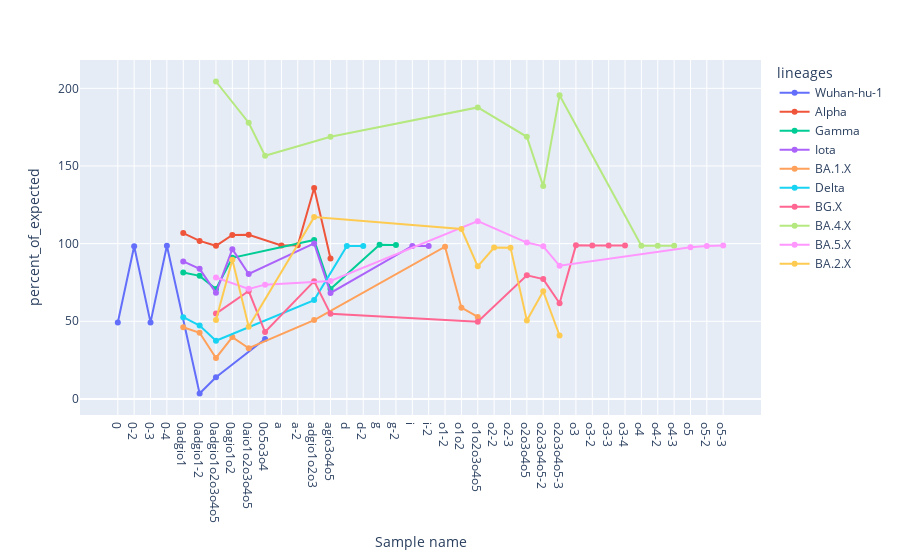

Notebook cell for this chart:
### Code cell
fig = px.line(
    df.sort_values(by="Sample name"),
    x="Sample name", 
    y="percent_of_expected", 
    color="lineages", 
    markers=True,
)
fig.update_xaxes(categoryorder='category ascending')

fig

### Figure 1 — Plotly figure (JSON) as saved in the notebook; plotly's stock layout.template omitted (floating-point values rounded to 4 significant figures)
{"data": [{"hovertemplate": "lineages=Wuhan-hu-1<br>Sample name=%{x}<br>percent_of_expected=%{y}<extra></extra>", "legendgroup": "Wuhan-hu-1", "line": {"color": "#636efa", "dash": "solid"}, "marker": {"symbol": "circle"}, "mode": "lines+markers", "name": "Wuhan-hu-1", "orientation": "v", "showlegend": true, "type": "scatter", "x": ["0", "0-2", "0-3", "0-4", "0adgio1-2", "0adgio1o2o3o4o5", "0o5o3o4"], "xaxis": "x", "y": [49.21, 98.27, 49.28, 98.69, 3.506, 13.97, 38.59], "yaxis": "y"}, {"hovertemplate": "lineages=Alpha<br>Sample name=%{x}<br>percent_of_expected=%{y}<extra></extra>", "legendgroup": "Alpha", "line": {"color": "#EF553B", "dash": "solid"}, "marker": {"symbol": "circle"}, "mode": "lines+markers", "name": "Alpha", "orientation": "v", "showlegend": true, "type": "scatter", "x": ["0adgio1", "0adgio1-2", "0adgio1o2o3o4o5", "0agio1o2", "0aio1o2o3o4o5", "a", "a-2", "adgio1o2o3", "agio3o4o5"], "xaxis": "x", "y": [106.8, 101.8, 98.61, 105.6, 105.7, 98.79, 98.9, 135.9, 90.4], "yaxis": "y"}, {"hovertemplate": "lineages=Gamma<br>Sample name=%{x}<br>percent_of_expected=%{y}<extra></extra>", "legendgroup": "Gamma", "line": {"color": "#00cc96", "dash": "solid"}, "marker": {"symbol": "circle"}, "mode": "lines+markers", "name": "Gamma", "orientation": "v", "showlegend": true, "type": "scatter", "x": ["0adgio1", "0adgio1-2", "0adgio1o2o3o4o5", "0agio1o2", "adgio1o2o3", "agio3o4o5", "g", "g-2"], "xaxis": "x", "y": [81.37, 79.25, 70.75, 90.9, 102.3, 70.85, 99.22, 99.12], "yaxis": "y"}, {"hovertemplate": "lineages=Iota<br>Sample name=%{x}<br>percent_of_expected=%{y}<extra></extra>", "legendgroup": "Iota", "line": {"color": "#ab63fa", "dash": "solid"}, "marker": {"symbol": "circle"}, "mode": "lines+markers", "name": "Iota", "orientation": "v", "showlegend": true, "type": "scatter", "x": ["0adgio1", "0adgio1-2", "0adgio1o2o3o4o5", "0agio1o2", "0aio1o2o3o4o5", "adgio1o2o3", "agio3o4o5", "i", "i-2"], "xaxis": "x", "y": [88.56, 83.78, 68.31, 96.47, 80.44, 100.2, 68.27, 98.56, 98.43], "yaxis": "y"}, {"hovertemplate": "lineages=BA.1.X<br>Sample name=%{x}<br>percent_of_expected=%{y}<extra></extra>", "legendgroup": "BA.1.X", "line": {"color": "#FFA15A", "dash": "solid"}, "marker": {"symbol": "circle"}, "mode": "lines+markers", "name": "BA.1.X", "orientation": "v", "showlegend": true, "type": "scatter", "x": ["0adgio1", "0adgio1-2", "0adgio1o2o3o4o5", "0agio1o2", "0aio1o2o3o4o5", "adgio1o2o3", "o1-2", "o1o2", "o1o2o3o4o5"], "xaxis": "x", "y": [46.18, 42.65, 26.37, 39.81, 32.66, 50.78, 98.06, 58.77, 52.78], "yaxis": "y"}, {"hovertemplate": "lineages=Delta<br>Sample name=%{x}<br>percent_of_expected=%{y}<extra></extra>", "legendgroup": "Delta", "line": {"color": "#19d3f3", "dash": "solid"}, "marker": {"symbol": "circle"}, "mode": "lines+markers", "name": "Delta", "orientation": "v", "showlegend": true, "type": "scatter", "x": ["0adgio1", "0adgio1-2", "0adgio1o2o3o4o5", "adgio1o2o3", "d", "d-2"], "xaxis": "x", "y": [52.68, 47.28, 37.49, 63.64, 98.48, 98.47], "yaxis": "y"}, {"hovertemplate": "lineages=BG.X<br>Sample name=%{x}<br>percent_of_expected=%{y}<extra></extra>", "legendgroup": "BG.X", "line": {"color": "#FF6692", "dash": "solid"}, "marker": {"symbol": "circle"}, "mode": "lines+markers", "name": "BG.X", "orientation": "v", "showlegend": true, "type": "scatter", "x": ["0adgio1o2o3o4o5", "0aio1o2o3o4o5", "0o5o3o4", "adgio1o2o3", "agio3o4o5", "o1o2o3o4o5", "o2o3o4o5", "o2o3o4o5-2", "o2o3o4o5-3", "o3", "o3-2", "o3-3", "o3-4"], "xaxis": "x", "y": [54.96, 69.5, 43.07, 75.85, 54.79, 49.74, 79.59, 77.16, 61.59, 98.89, 98.86, 98.85, 98.84], "yaxis": "y"}, {"hovertemplate": "lineages=BA.4.X<br>Sample name=%{x}<br>percent_of_expected=%{y}<extra></extra>", "legendgroup": "BA.4.X", "line": {"color": "#B6E880", "dash": "solid"}, "marker": {"symbol": "circle"}, "mode": "lines+markers", "name": "BA.4.X", "orientation": "v", "showlegend": true, "type": "scatter", "x": ["0adgio1o2o3o4o5", "0aio1o2o3o4o5", "0o5o3o4", "agio3o4o5", "o1o2o3o4o5", "o2o3o4o5", "o2o3o4o5-2", "o2o3o4o5-3", "o4", "o4-2", "o4-3"], "xaxis": "x", "y": [204.4, 177.8, 156.6, 168.8, 187.7, 168.8, 137.1, 195.6, 98.58, 98.59, 98.61], "yaxis": "y"}, {"hovertemplate": "lineages=BA.5.X<br>Sample name=%{x}<br>percent_of_expected=%{y}<extra></extra>", "legendgroup": "BA.5.X", "line": {"color": "#FF97FF", "dash": "solid"}, "marker": {"symbol": "circle"}, "mode": "lines+markers", "name": "BA.5.X", "orientation": "v", "showlegend": true, "type": "scatter", "x": ["0adgio1o2o3o4o5", "0aio1o2o3o4o5", "0o5o3o4", "agio3o4o5", "o1o2o3o4o5", "o2o3o4o5", "o2o3o4o5-2", "o2o3o4o5-3", "o5", "o5-2", "o5-3"], "xaxis": "x", "y": [78.22, 70.89, 73.59, 75.99, 114.5, 100.7, 98.29, 85.75, 97.67, 98.48, 98.73], "yaxis": "y"}, {"hovertemplate": "lineages=BA.2.X<br>Sample name=%{x}<br>percent_of_expected=%{y}<extra></extra>", "legendgroup": "BA.2.X", "line": {"color": "#FECB52", "dash": "solid"}, "marker": {"symbol": "circle"}, "mode": "lines+markers", "name": "BA.2.X", "orientation": "v", "showlegend": true, "type": "scatter", "x": ["0adgio1o2o3o4o5", "0agio1o2", "0aio1o2o3o4o5", "adgio1o2o3", "o1o2", "o1o2o3o4o5", "o2-2", "o2-3", "o2o3o4o5", "o2o3o4o5-2", "o2o3o4o5-3"], "xaxis": "x", "y": [50.86, 89.56, 46.51, 117.1, 109.4, 85.39, 97.46, 97.43, 50.48, 69.31, 40.86], "yaxis": "y"}], "layout": {"legend": {"title": {"text": "lineages"}, "tracegroupgap": 0}, "margin": {"t": 60}, "xaxis": {"anchor": "y", "categoryorder": "category ascending", "domain": [0, 1], "title": {"text": "Sample name"}}, "yaxis": {"anchor": "x", "domain": [0, 1], "title": {"text": "percent_of_expected"}}}}
